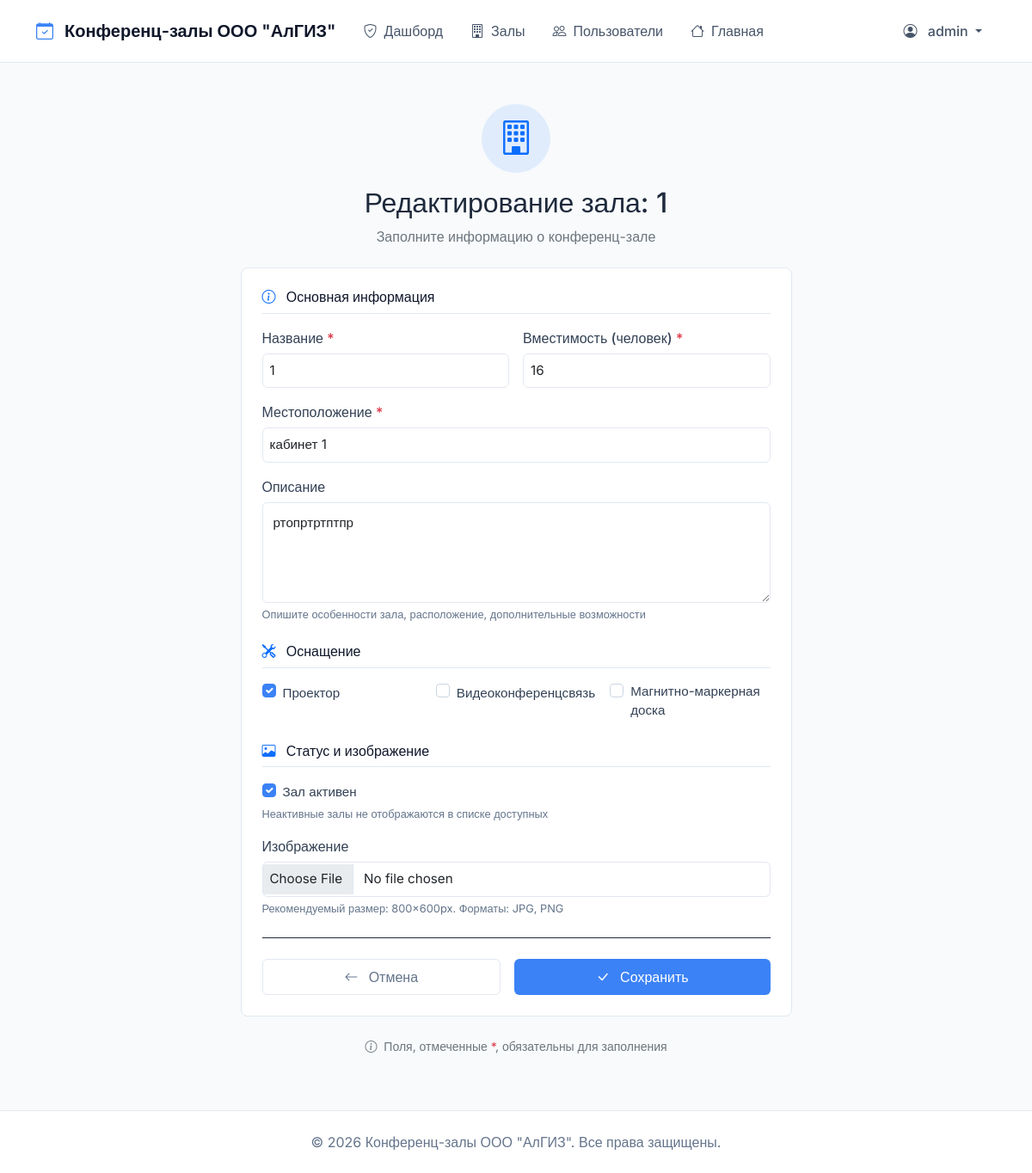
Page /moderator/rooms/1/edit/ (signed in) on the earlier database version.
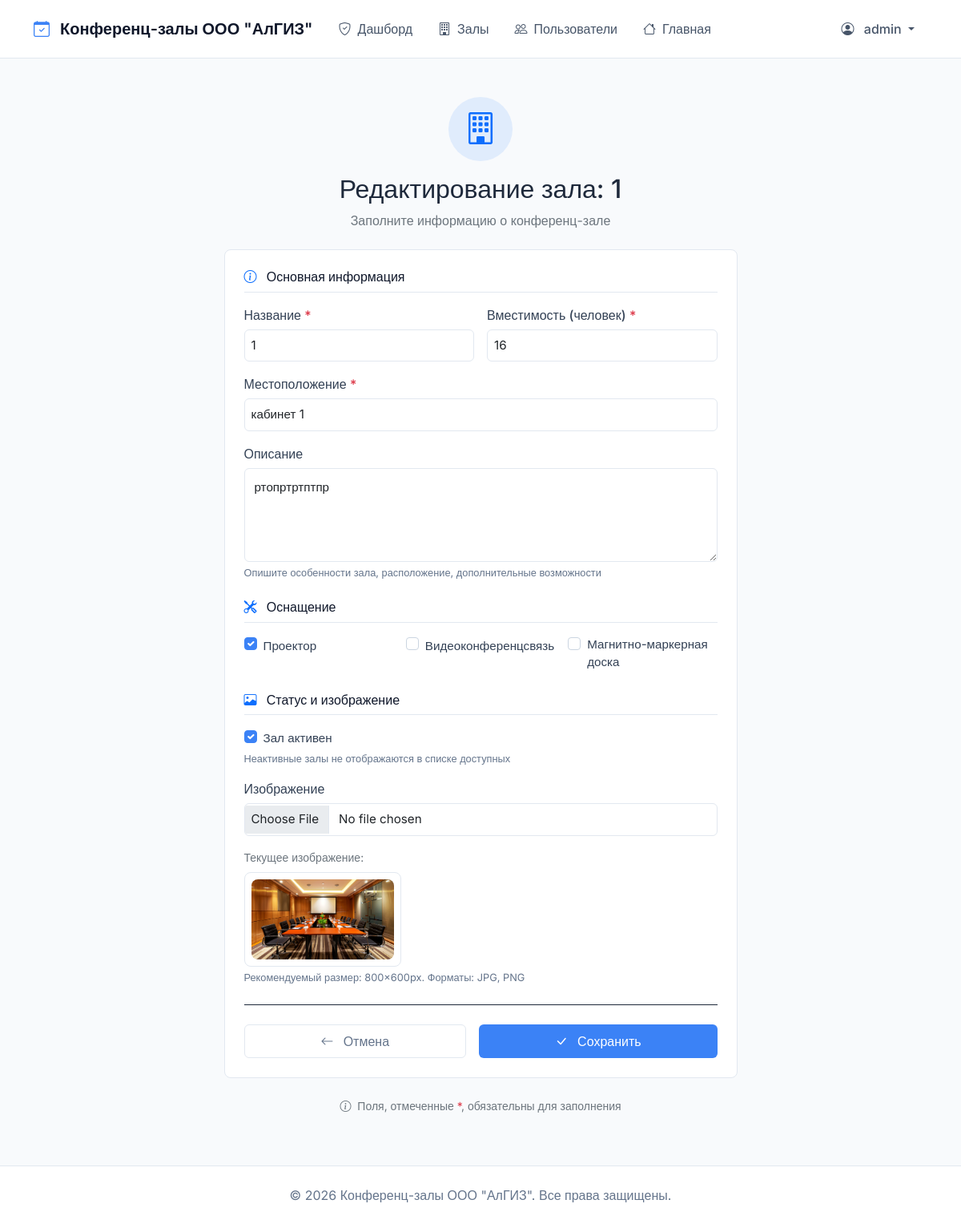
Same page on the later database version.
### bookings/models.py (models this page shows, shortened)
class ConferenceRoom(models.Model):
    name = models.CharField(max_length=100, verbose_name="Название")
    capacity = models.PositiveIntegerField(verbose_name="Вместимость")
    location = models.CharField(max_length=200, verbose_name="Местоположение")
    description = models.TextField(blank=True, verbose_name="Описание")
    has_projector = models.BooleanField(default=False, verbose_name="Проектор")
    has_video_conference = models.BooleanField(default=False, verbose_name="Видеоконференция")
    has_whiteboard = models.BooleanField(default=False, verbose_name="Доска")
    is_active = models.BooleanField(default=True, verbose_name="Активен")
    image = models.ImageField(upload_to='rooms/', blank=True, null=True, verbose_name="Изображение")
    created_at = models.DateTimeField(auto_now_add=True, verbose_name="Дата создания")
    updated_at = models.DateTimeField(auto_now=True, verbose_name="Дата обновления")
    class Meta:
        verbose_name = "Конференц-зал"
        verbose_name_plural = "Конференц-залы"
        ordering = ['name']

### bookings/views.py (the view)
# urls.py: path('moderator/rooms/<int:room_id>/edit/', views.edit_room, name='edit_room'),
@moderator_required
def edit_room(request, room_id):
    room = get_object_or_404(ConferenceRoom, id=room_id)
    if request.method == 'POST':
        form = RoomForm(request.POST, request.FILES, instance=room)
        if form.is_valid():
            room = form.save()
            messages.success(request, f"Зал '{room.name}' обновлен")
            return redirect('bookings:room_management')
    else:
        form = RoomForm(instance=room)
    return render(request, 'bookings/room_form.html', {
        'form': form,
        'title': f'Редактирование зала: {room.name}'
    })

### bookings/models.py (called while the page is built)
    def get_full_name(self):
        if self.first_name and self.last_name:
            return f"{self.first_name} {self.last_name}"
        return self.username

### bookings/templates/bookings/room_form.html (shortened to what the changed rows need)
{% extends 'bookings/base.html' %}
{% load static %}
{% block content %}
<div class="row justify-content-center">
    <div class="col-md-8 col-lg-7">
        <div class="text-center mb-4">
            <h2 class="fw-semibold mb-2">{{ title }}</h2>
        </div>
        <div class="border rounded-3 bg-white p-4">
            <form method="post" enctype="multipart/form-data">
                <div class="mb-4">
                    <div class="row g-3">
                        <div class="col-md-6">
                            <label for="{{ form.name.id_for_label }}" class="form-label fw-medium">
                                {{ form.name.label }} <span class="text-danger">*</span>
                            </label>
                            {{ form.name }}
                        </div>
                        <div class="col-md-6">
                            <label for="{{ form.capacity.id_for_label }}" class="form-label fw-medium">
                                {{ form.capacity.label }} <span class="text-danger">*</span>
                            </label>
                            {{ form.capacity }}
                        </div>
                        <div class="col-12">
                            <label for="{{ form.location.id_for_label }}" class="form-label fw-medium">
                                {{ form.location.label }} <span class="text-danger">*</span>
                            </label>
                            {{ form.location }}
                        </div>
                        <div class="col-12">
                            <label for="{{ form.description.id_for_label }}" class="form-label fw-medium">
                                {{ form.description.label }}
                            </label>
                            {{ form.description }}
                            <div class="form-text">Опишите особенности зала, расположение, дополнительные возможности</div>
                        </div>
                    </div>
                </div>
                <div class="mb-4">
                    <div class="row g-3">
                        <div class="col-md-4">
                            <div class="form-check">
                                {{ form.has_projector }}
                                <label class="form-check-label" for="{{ form.has_projector.id_for_label }}">
                                    {{ form.has_projector.label }}
                                </label>
                            </div>
                        </div>
                        <div class="col-md-4">
                            <div class="form-check">
                                {{ form.has_video_conference }}
                                <label class="form-check-label" for="{{ form.has_video_conference.id_for_label }}">
                                    {{ form.has_video_conference.label }}
                                </label>
                            </div>
                        </div>
                        <div class="col-md-4">
                            <div class="form-check">
                                {{ form.has_whiteboard }}
                                <label class="form-check-label" for="{{ form.has_whiteboard.id_for_label }}">
                                    {{ form.has_whiteboard.label }}
                                </label>
                            </div>
                        </div>
                    </div>
                </div>
                <div class="mb-4">
                    <div class="mb-3">
                        <div class="form-check">
                            {{ form.is_active }}
                            <label class="form-check-label" for="{{ form.is_active.id_for_label }}">
                                {{ form.is_active.label }}
                            </label>
                        </div>
                    </div>
                    <div>
                        <label for="{{ form.image.id_for_label }}" class="form-label fw-medium">
                            {{ form.image.label }}
                        </label>
                        {{ form.image }}
                        {% if form.instance.image %}
                            <div class="mt-3">
                                <p class="small text-secondary mb-2">Текущее изображение:</p>
                                <div class="border rounded-3 p-2 d-inline-block">
                                    <img src="{{ form.instance.image.url }}"
                                         alt="Текущее изображение"
                                         style="max-height: 100px; max-width: 200px;"
                                         class="rounded-3">
                                </div>
                            </div>
                        {% endif %}
                        <div class="form-text">Рекомендуемый размер: 800×600px. Форматы: JPG, PNG</div>
                    </div>
                </div>
            </form>
        </div>
    </div>
</div>
{% endblock %}

Differences in the rows shown:
changed ConferenceRoom "кабинет 1": instance.image: picture added
Other differences:
text now shown: "Текущее изображение:"
